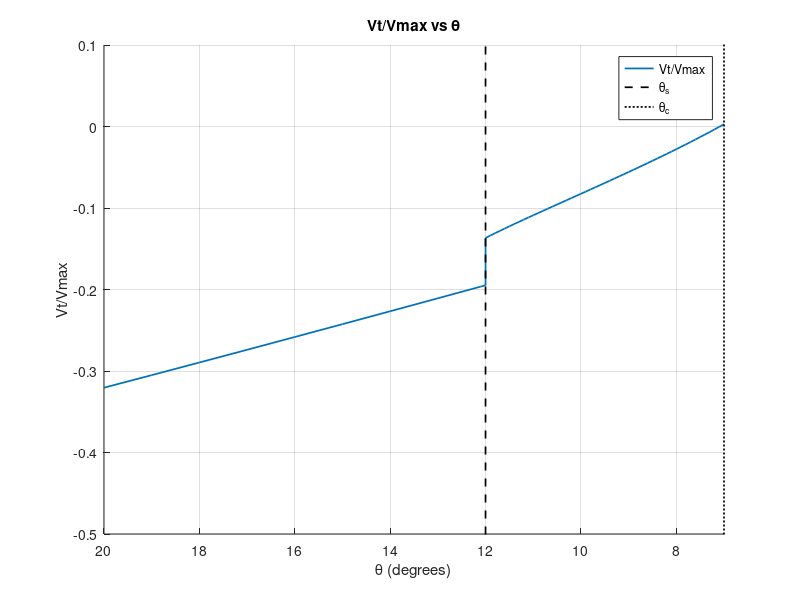
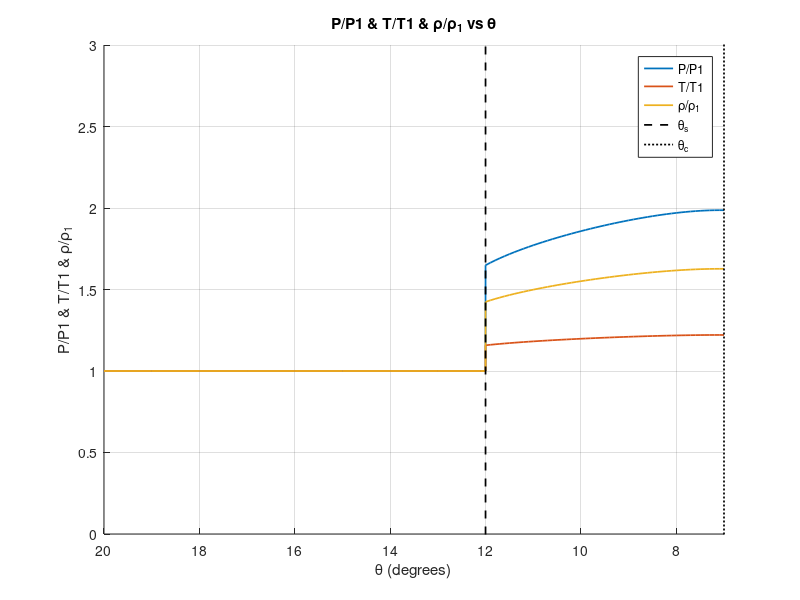
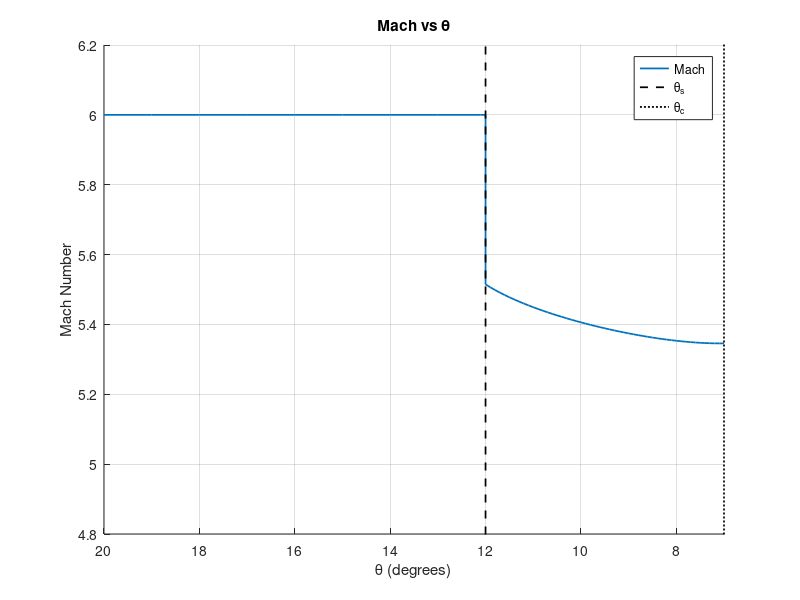

MATLAB code for these plots, in order:
clear; close all; clc 
%Station 1 or inf is the free stream
%station 2 is right behind the shock 
%Station c is at the surface of the cone
%subscript o is stagnation values

% Given
M1 = 6; %mach number
thetai(1) = deg2rad(12); %degrees
gamma = 1.4; %gamma
h = deg2rad(-0.1); %delta theta


Mn1 = M1*sin(thetai); %normal mach number 
thetaD = atan( 2*cot(thetai)*((M1^2*sin(thetai)^2-1) / (M1^2*(gamma+cos(2*thetai))+ 2) ) ); %deflection angle
thetaDdegree = rad2deg(thetaD);
Mn2 = sqrt( (Mn1^2+(2/(gamma-1))) / ((2*gamma/(gamma-1))*Mn1^2 - 1));
M2 = Mn2/(sin(thetai-thetaD)); 
V_inf = (2/((gamma-1)*M1^2)+1)^(-0.5); %free stream velocity 

% Runge Kutta method initial conditions
Vr(1) = V_inf*cos(thetai); 
Vt(1) = -V_inf * sin(thetai) * (((gamma-1)*M1^2*(sin(thetai))^2 + 2)) / ((gamma+1) * M1^2 * (sin(thetai))^2);

V_r(1) = Vr(1);
V_theta(1) = Vt(1);
f1 = @(thetai,Vr,Vt) Vt; 
f2 = @(thetai,Vr,Vt) (Vt^2*Vr - (gamma-1)/2*(1-Vr^2-Vt^2)*(2*Vr+Vt*cot(thetai))) / ((gamma-1)/2*(1-Vr^2-Vt^2)-Vt^2);


i = 1;
while Vt <= 0

    thetai(i+1) = thetai(i) + h;

    k11 = h*f1(thetai(i),Vr(i),Vt(i));
    k12 = h*f2(thetai(i),Vr(i),Vt(i));

    k21 = h*f1(thetai(i) + h/2, Vr(i)+ k11/2, Vt(i) + k12/2);
    k22 = h*f2(thetai(i) + h/2, Vr(i)+ k11/2, Vt(i) + k12/2);

    k31 = h*f1(thetai(i) + h/2, Vr(i)+ k21/2, Vt(i) + k22/2);
    k32 = h*f2(thetai(i) + h/2, Vr(i)+ k21/2, Vt(i) + k22/2);

    k41 = h*f1(thetai(i) + h, Vr(i)+ k31, Vt(i) + k32);
    k42 = h*f2(thetai(i) + h, Vr(i)+ k31, Vt(i) + k32);

    Vr(i+1) = Vr(i) + (k11 + 2*k21 + 2*k31 + k41)/6;
    Vt(i+1) = Vt(i) + (k12 + 2*k22 + 2*k32 + k42)/6;

    V(i) = sqrt(Vr(i)^2 + Vt(i)^2);

    %Mach number derived from equation 10.16 in book
    M(i) = sqrt(2/ ((V(i)^-2 - 1)*(gamma-1)) );

    i = i + 1;

    %equations 3.28 3.30 and 3.31

end
thetai_deg=rad2deg(thetai);
%Calculating the V and the M for the surface of the Cone (theta_C)
V(i) = sqrt(Vr(i)^2 + Vt(i)^2);
M(i) = sqrt(2/ ((V(i)^-2 - 1)*(gamma-1)) );

theta = [20:-1:12.1, 12.1:-0.1:12, thetai_deg];

M_in(1,1:10) = 6;
M = [M_in,M]; % combined Mach numbers 
%% Part 2

%Upstream parameters 
rho21 = ((gamma+1)*Mn1^2)/ ((gamma-1)*Mn1^2+2);     %eq 4.8 from Anderson book
P21 = 1 + 2*gamma/(gamma+1)*(Mn1^2-1);              %eq 4.9 from Anderson book
T21 = P21/rho21;                                    %eq 4.11 from Anderson book

%equations 3.28, 3.30, 3.31
rhoo22 = (1+(gamma-1)/2*M2^2)^(1/(gamma-1));    %eq 3.31 from Anderson book
Po22 = (1+(gamma-1)/2*M2^2)^(gamma/(gamma-1));  %eq 3.30 from Anderson book
To22 = 1+(gamma-1)/2*M2^2;                      %eq 3.28 from Anderson book


%same equations as above
rhooii = (1+(gamma-1)/2.*M.^2).^(1/(gamma-1));
Poii = (1+(gamma-1)/2.*M.^2).^(gamma/(gamma-1));
Toii = 1+(gamma-1)/2.*M.^2;

%since the flow is isentropic the stagnation values for i and 2 would be the same
rhoi1 = rhoo22./rhooii.*rho21;
Pi1 = Po22./Poii.*P21;
Ti1 = To22./Toii.*T21;


%since theta 20-12 are in free stream the ratios would be 1
rhoi1(1:10) = 1;
Pi1(1:10) = 1;
Ti1(1:10) = 1;

thetacalc = deg2rad(theta);
Vrinf = V_inf.*cos(thetacalc);
Vtinf = -V_inf.*sin(thetacalc(1:10));

%Combining all the values into 1 matrix for each 
Vr = Vrinf;
Vt = [Vtinf, Vt];
theta_c = theta(end);
theta_s = theta(10);


% the following sections are to plot the data 
figure(1)
hold on
plot(theta,Vt,'LineWidth',1.25)
plot([theta_s,theta_s],[-10,10],'--','LineWidth',1.25,'Color','black')
plot([theta_c,theta_c],[-10,10],':','LineWidth',1.25,'Color','black')
legend('Vt/Vmax', '\theta_s','\theta_c')
set (gca, 'xdir', 'reverse')
title('Vt/Vmax vs \theta')
xlabel('\theta (degrees)')
ylabel('Vt/Vmax')
xlim([7 20])
ylim([-0.5 0.1])
grid on
hold off

figure(2)
hold on
plot(theta, Pi1,'LineWidth',1.25)
plot(theta,Ti1,'LineWidth',1.25)
plot(theta, rhoi1,'LineWidth',1.25)
plot([theta_s,theta_s],[-10,10],'--','LineWidth',1.25,'Color','black')
plot([theta_c,theta_c],[-10,10],':','LineWidth',1.25,'Color','black')
set (gca, 'xdir', 'reverse')
title('P/P1 & T/T1 & \rho/\rho_1 vs \theta')
xlabel('\theta (degrees)')
ylabel('P/P1 & T/T1 & \rho/\rho_1')
legend('P/P1', 'T/T1', '\rho/\rho_1','\theta_s','\theta_c')
ylim([0 3])
xlim([7 20])
grid on
hold off



figure(3)
hold on
plot(theta,M,'LineWidth',1.25)
plot([theta_s,theta_s],[-10,10],'--','LineWidth',1.25,'Color','black')
plot([theta_c,theta_c],[-10,10],':','LineWidth',1.25,'Color','black')
legend('Mach', '\theta_s','\theta_c')
set (gca, 'xdir', 'reverse')
title('Mach vs \theta')
xlabel('\theta (degrees)')
ylabel('Mach Number')
xlim([7 20])
ylim([4.8 6.2])
grid on
hold off



